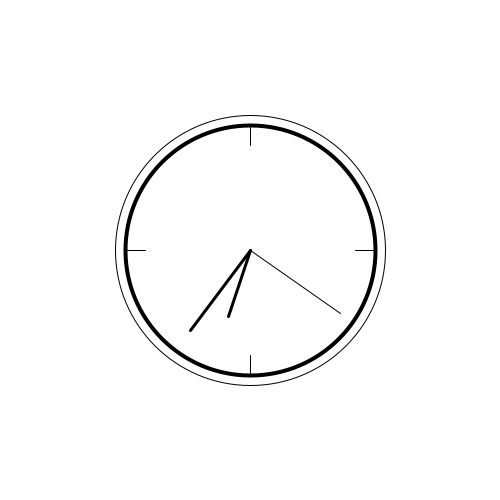
Frame 1 (no input)
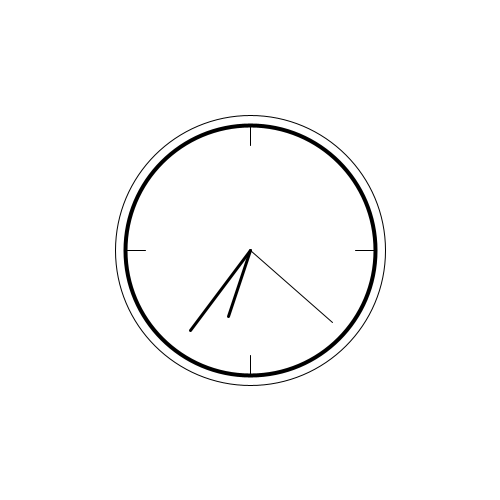
Frame 60 (the mouse pressed at the canvas centre just before this capture)
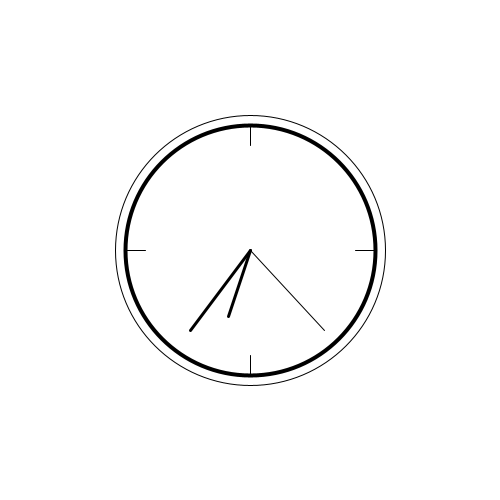
Frame 120 (the mouse held since frame 60 and released just before this capture)

The Processing sketch that drew these frames (run headless with seeded random() and noise(); from frame 60 on, the mouse is pressed at the canvas centre):

// Processing sketch: processing_169830
// ── processing_169830.pde

void setup()
{
  size(500,500);
  background(255);
   
}

void draw()
{

  float my_sekunde = map(second(), 0,59,0,2*PI);
  
  pushMatrix();
  background(255);
  translate(width/2,height/2);
  rotate(my_sekunde);
  strokeWeight(1);
  line(0,0,0,110);
  popMatrix();
  
  float my_minute = map(minute(), 0,59,0,2*PI);
  
  pushMatrix();
  noFill();
  stroke(0);
  strokeWeight(3);
  translate(width/2,height/2);
  rotate(my_minute);
  rectMode(CENTER);
 line(0,0,0,100);
  popMatrix();
  
  float my_hour = map(hour(), 0,59,0,2*PI);
  
  pushMatrix();
  noFill();
  stroke(0);
  strokeWeight(3);
  translate(width/2,height/2);
  rotate(my_hour);
 line(0,0,0,70);
  popMatrix();
  
  pushMatrix();
  translate(width/2,height/2);
  strokeWeight(4);
  ellipse(0,0,250,250);
  popMatrix();
  
  pushMatrix();
  translate(width/2,height/2);
  strokeWeight(1);
  ellipse(0,0,270,270);
  popMatrix();
  
  pushMatrix();
  translate(250,125);
  strokeWeight(1);
  line(0,0,0,20);
  popMatrix();
  
  pushMatrix();
  translate(125,250);
  strokeWeight(1);
  line(0,0,20,0);
  popMatrix();
  
  pushMatrix();
  translate(375,250);
  strokeWeight(1);
  line(-20,0,0,0);
  popMatrix();
  
  pushMatrix();
  translate(250,375);
  strokeWeight(1);
  line(0,-20,0,0);
  popMatrix();
  
}
